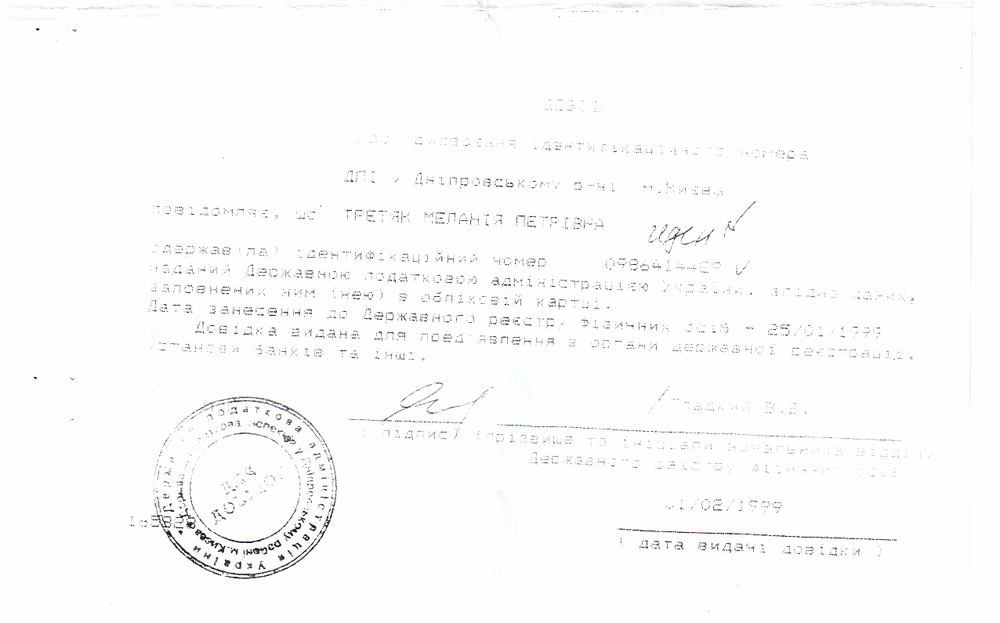
#> input picture Image/data/id_cod.bmp, 1000 x 623 px, shrunk from 1276 x 795 before the run, found by its file name
$ python work_02a.py
#> lines starting #> are read from the running program, lines starting #| are printed output that depends on the picture; after the words box and inside, x2 and y2 are one past the last pixel; in counts of white or black regions, pixels touching at a corner belong together
import pytesseract
from PIL import Image, ImageDraw, ImageFont
import cv2
import numpy as np
import matplotlib.pyplot as plt

# Загрузка изображения
im_path = "G:/Programming/Py/Image/data/"
filename = "id_cod.bmp"
image_path = im_path + filename
image = Image.open(image_path)
#> image is the input picture: PIL image 1000x623 RGB; mean R, G, B 251.4, 251.4, 251.6

# Преобразуем изображение в оттенки серого
gray_image = image.convert('L')

# Усилим контраст изображения
enhanced_image = cv2.convertScaleAbs(np.array(gray_image), alpha=2.0, beta=0)
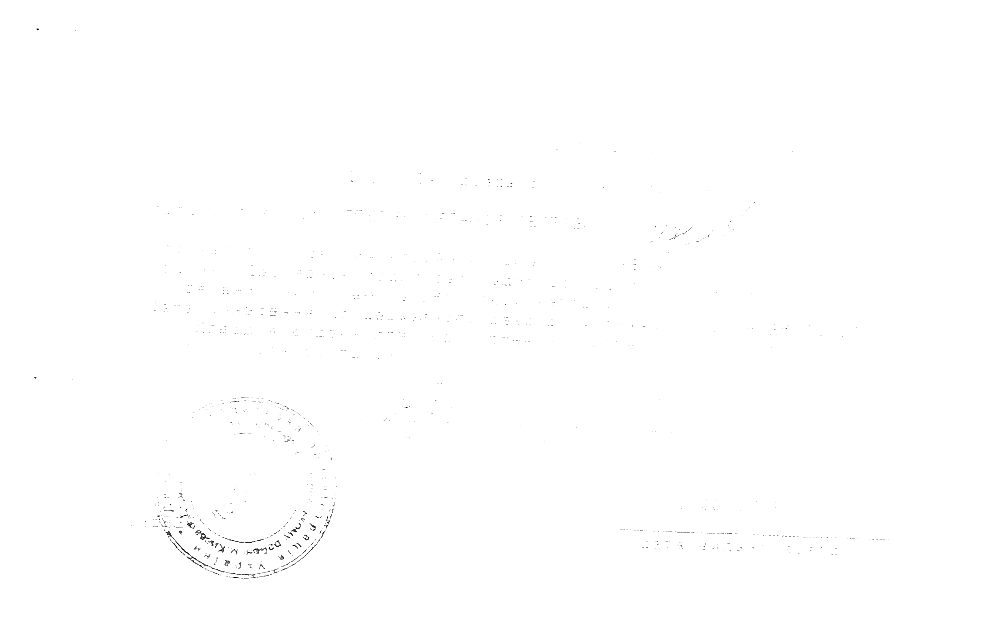
#> enhanced_image: shape (623, 1000); min 0, max 255, mean 254.6

# Применим размытие по Гауссу для уменьшения шума
blurred_image = cv2.GaussianBlur(enhanced_image, (5, 5), 0)

# Применим пороговое значение для улучшения контраста
_, thresh_image = cv2.threshold(blurred_image, 128, 255, cv2.THRESH_BINARY + cv2.THRESH_OTSU)
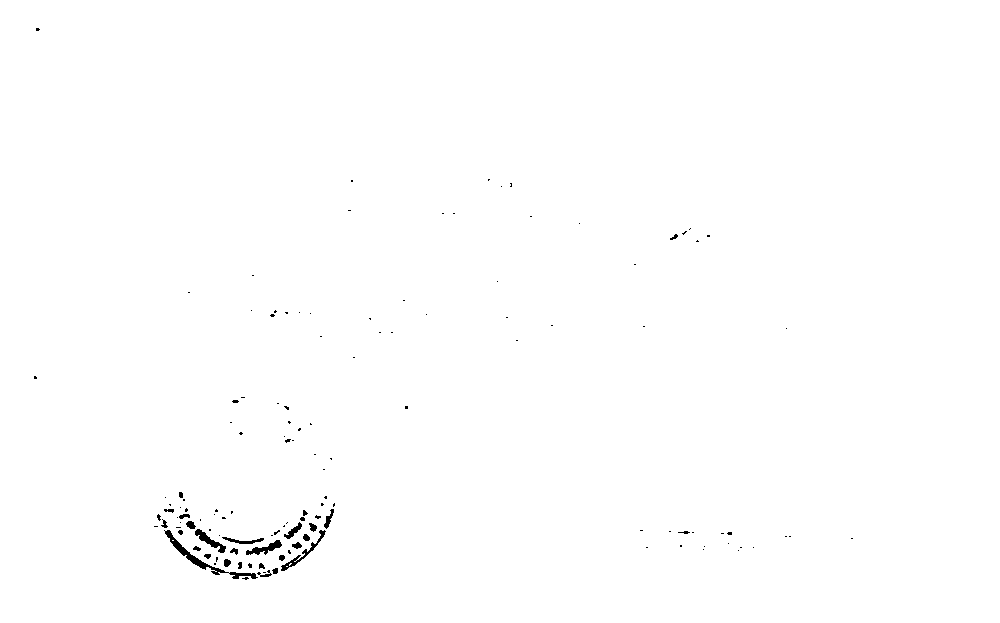
#> thresh_image: shape (623, 1000); 99.6% white; 129 black regions (102 under 20 px), largest, box (x1, y1, x2, y2) and area: (164, 530, 258, 579) 515, (281, 530, 326, 571) 240, (195, 529, 226, 553) 224

# Отобразим предобработанное изображение
plt.figure(figsize=(10, 10))
plt.imshow(thresh_image, cmap='gray')
plt.title('Предобработанное изображение')
plt.show()

# Используем pytesseract для распознавания текста
custom_config = r'--oem 3 --psm 6 outputbase digits'
#> (the run stopped early here; a loop or call above may not have finished)

$ run again, with Image/data/Flat_Sv_TMP1.jpg saved as Image/data/id_cod.bmp
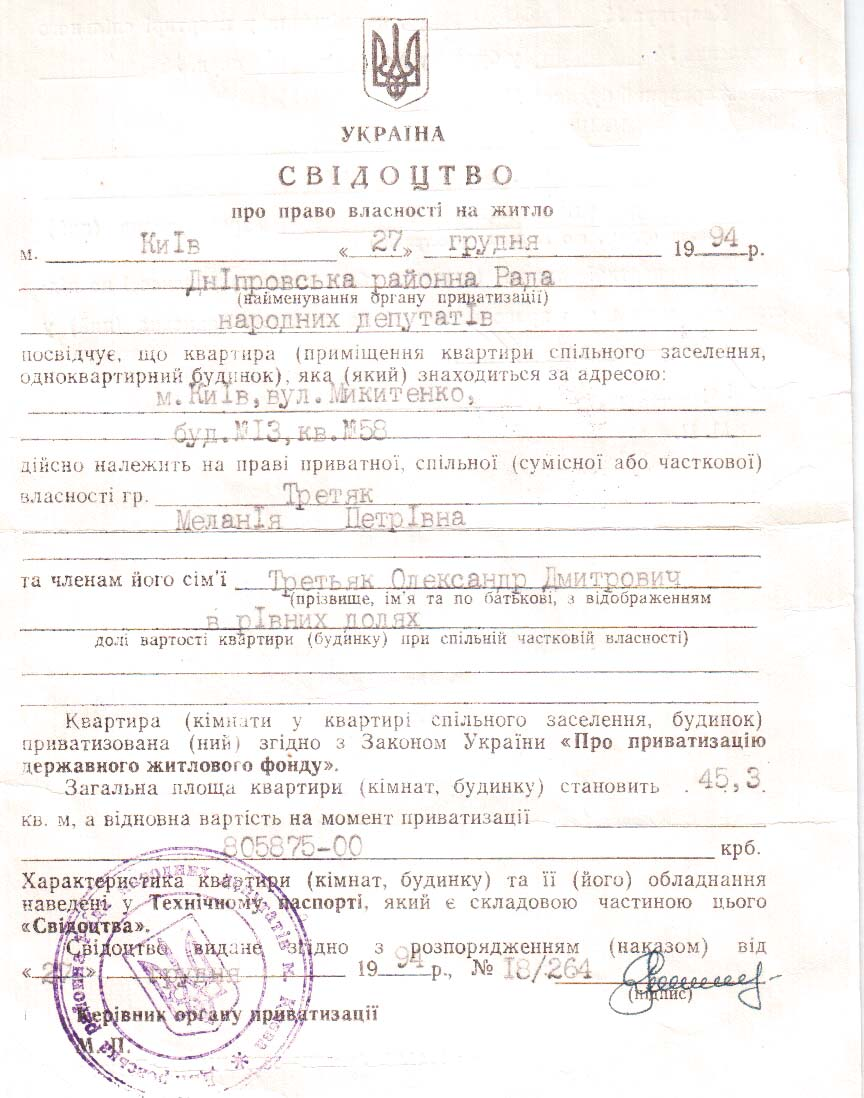
#> input picture Image/data/Flat_Sv_TMP1.jpg, 864 x 1098 px, found by its file name
#> image is the input picture: PIL image 864x1098 RGB; mean R, G, B 246, 243.4, 241.9
#> `enhanced_image = cv2.convertScaleAbs(np.array(gray_image), alpha=2.0, ..`:
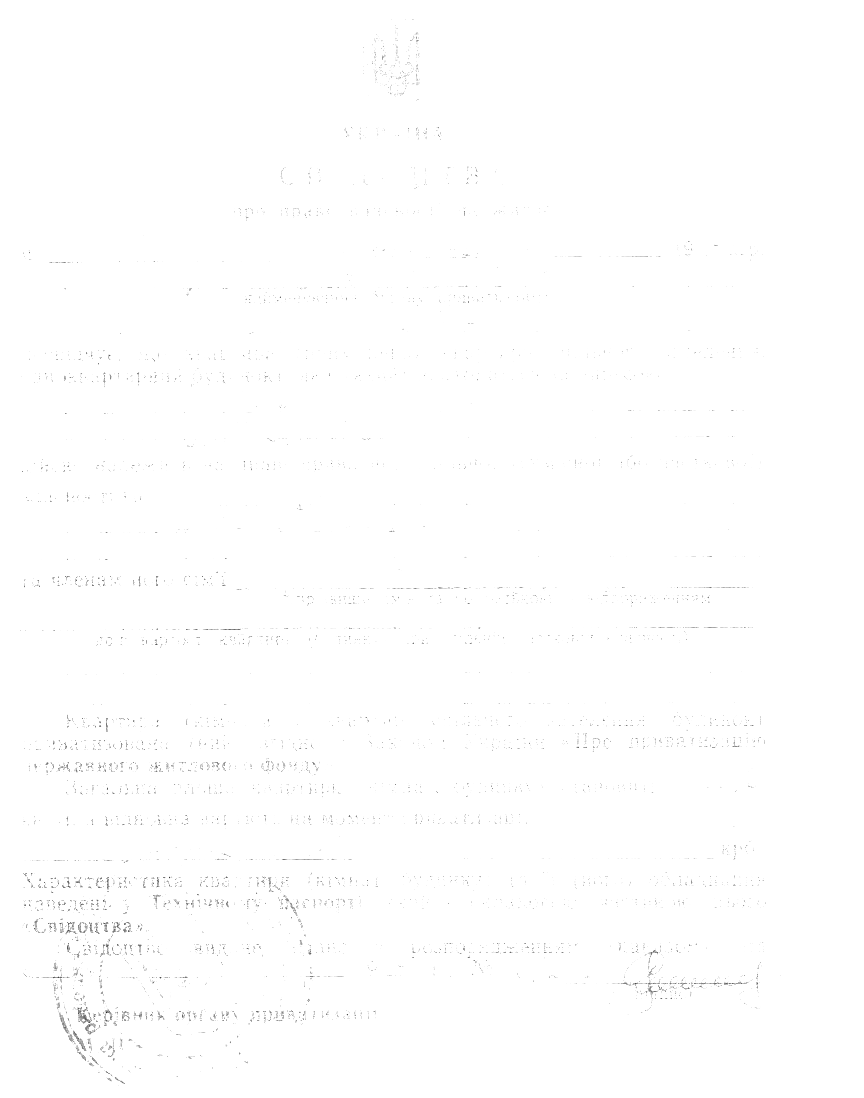
#> enhanced_image: shape (1098, 864); min 34, max 255, mean 254.3
#> `_, thresh_image = cv2.threshold(blurred_image, 128, 255, cv2.THRESH_BI..`:
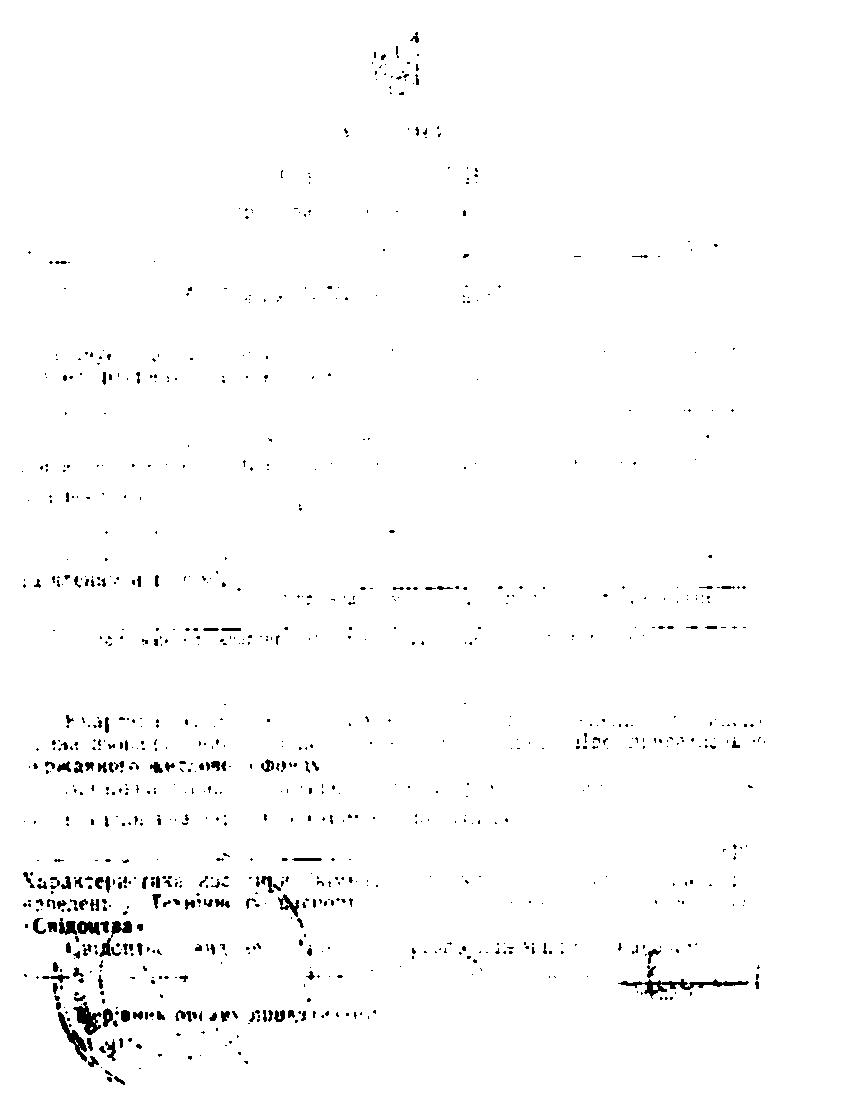
#> thresh_image: shape (1098, 864); 98.6% white; 919 black regions (759 under 20 px), largest, box (x1, y1, x2, y2) and area: (618, 979, 749, 999) 658, (73, 1002, 102, 1035) 440, (58, 1012, 87, 1062) 401
